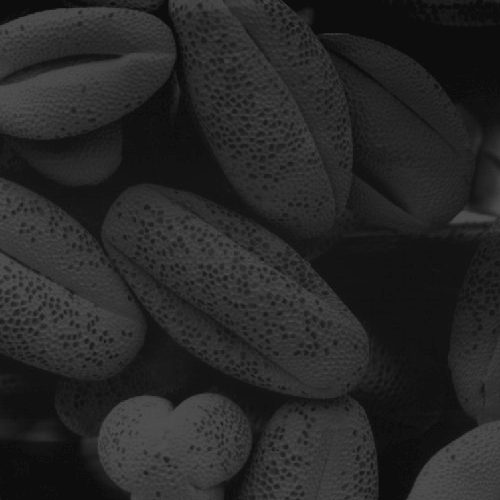
#> input picture a1images/a1images/shells.tif, 500 x 500 px, found by its file name
$ python q5_code.py
#> lines starting #> are read from the running program, lines starting #| are printed output that depends on the picture
#> further down, image is the input picture: shape (500, 500); min 13, max 83, mean 38.7
import cv2
import numpy as np
import matplotlib.pyplot as plt

# Custom function for histogram equalization
def custom_histogram_equalization(img):
    # Get the image histogram
    hist, bins = np.histogram(img.flatten(), 256, [0, 256])
#> hist = 256 values, max 17718 at index 13, min 0 at index 0, mean 976.6; bins = 257 values from 0 to 256

    # Compute the cumulative distribution function (CDF)
    cdf = hist.cumsum()
#> cdf = 256 values from 0 to 250000

    # Normalize the CDF
    cdf_normalized = cdf * hist.max() / cdf.max()
#> cdf_normalized = 256 values from 0 to 17718

    # Apply histogram equalization formula
    cdf_m = np.ma.masked_equal(cdf, 0)  # Mask zeros
    cdf_m = (cdf_m - cdf_m.min()) * 255 / (cdf_m.max() - cdf_m.min())  # Scale
    cdf_final = np.ma.filled(cdf_m, 0).astype('uint8')  # Fill masked values with 0
#> cdf_final = 256 values from 0 to 255

    # Map the original image pixels using the equalized CDF
    equalized_img = cdf_final[img]
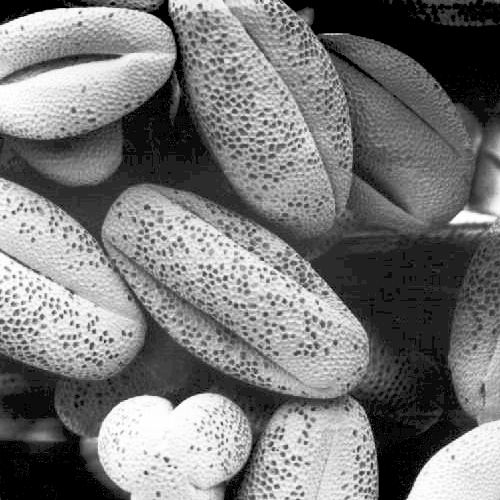
#> equalized_img: shape (500, 500); min 0, max 255, mean 120.9

    return equalized_img

# Load the image and convert to grayscale
image_path = r'a1images\a1images\shells.tif'
image = cv2.imread(image_path, cv2.IMREAD_GRAYSCALE)

# Apply custom histogram equalization
equalized_image = custom_histogram_equalization(image)

# Function to plot histograms
def plot_histograms(original_img, equalized_img):
    # Plot histograms
    plt.figure(figsize=(12, 6))

    # Original image histogram
    plt.subplot(1, 2, 1)
    plt.hist(original_img.flatten(), 256, [0, 256], color='gray')
    plt.title("Original Histogram")

    # Equalized image histogram
    plt.subplot(1, 2, 2)
    plt.hist(equalized_img.flatten(), 256, [0, 256], color='gray')
    plt.title("Equalized Histogram")
    plt.show()
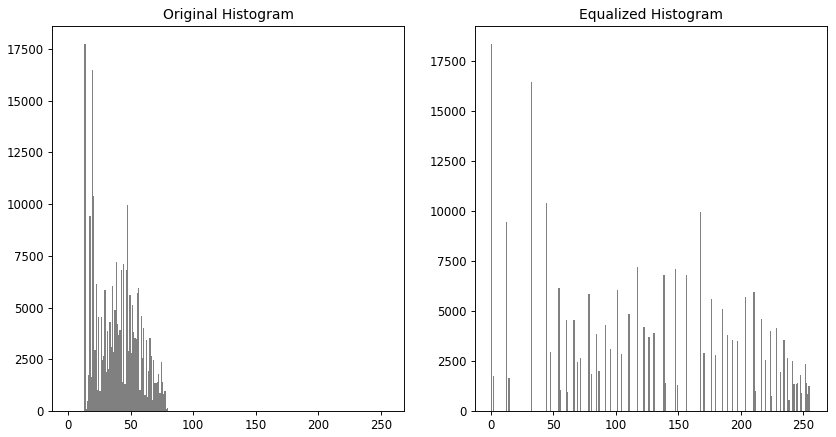
#> figure drawn by matplotlib, 2 panels; panel 1: tallest bar 17718 high, from x = 13 to 14; panel 2: tallest bar 18320 high, from x = 0 to 1
    # Original image
    plt.subplot(1, 4, 3)
    plt.imshow(original_img, cmap='gray')
    plt.title("Original Image")
    plt.axis('off')

    # Equalized image
    plt.subplot(1, 4, 4)
    plt.imshow(equalized_img, cmap='gray')
    plt.title("Equalized Image")
    plt.axis('off')

    plt.tight_layout()
    plt.show()
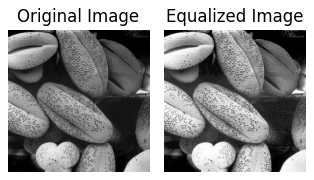
#> figure drawn by matplotlib, 2 panels

# Plot histograms before and after equalization
plot_histograms(image, equalized_image)
